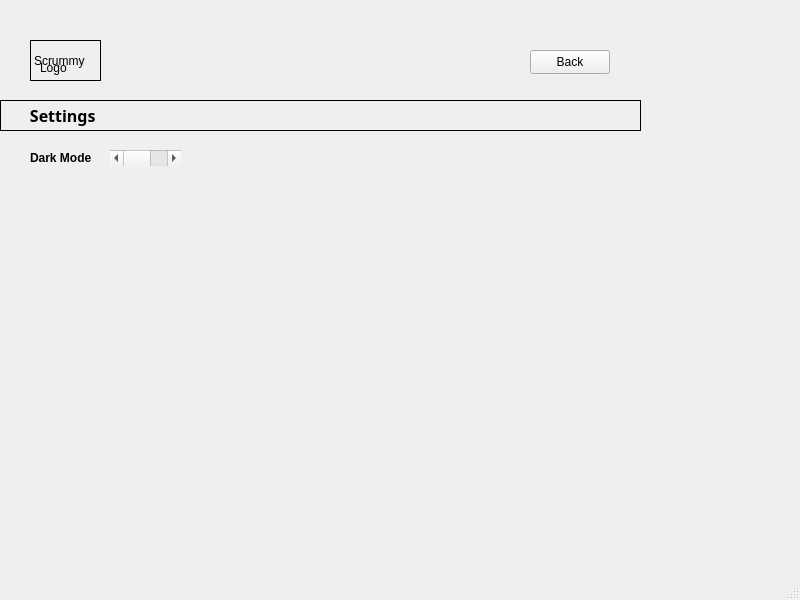
<?xml version="1.0" encoding="UTF-8"?>
<ui version="4.0">
 <class>Settings</class>
 <widget class="QMainWindow" name="Settings">
  <property name="geometry">
   <rect>
    <x>0</x>
    <y>0</y>
    <width>800</width>
    <height>600</height>
   </rect>
  </property>
  <property name="windowTitle">
   <string>MainWindow</string>
  </property>
  <widget class="QWidget" name="centralwidget">
   <widget class="QLabel" name="label">
    <property name="geometry">
     <rect>
      <x>30</x>
      <y>40</y>
      <width>71</width>
      <height>41</height>
     </rect>
    </property>
    <property name="frameShape">
     <enum>QFrame::Box</enum>
    </property>
    <property name="frameShadow">
     <enum>QFrame::Plain</enum>
    </property>
    <property name="text">
     <string>Scrummy</string>
    </property>
   </widget>
   <widget class="QLabel" name="label_2">
    <property name="geometry">
     <rect>
      <x>0</x>
      <y>100</y>
      <width>641</width>
      <height>31</height>
     </rect>
    </property>
    <property name="font">
     <font>
      <family>Tw Cen MT Condensed Extra Bold</family>
      <pointsize>12</pointsize>
      <bold>true</bold>
     </font>
    </property>
    <property name="frameShape">
     <enum>QFrame::Box</enum>
    </property>
    <property name="frameShadow">
     <enum>QFrame::Plain</enum>
    </property>
    <property name="lineWidth">
     <number>1</number>
    </property>
    <property name="text">
     <string>      Settings</string>
    </property>
    <property name="textFormat">
     <enum>Qt::PlainText</enum>
    </property>
   </widget>
   <widget class="QScrollBar" name="DarkMode">
    <property name="geometry">
     <rect>
      <x>110</x>
      <y>150</y>
      <width>71</width>
      <height>16</height>
     </rect>
    </property>
    <property name="font">
     <font>
      <bold>true</bold>
      <stylestrategy>PreferDefault</stylestrategy>
     </font>
    </property>
    <property name="mouseTracking">
     <bool>false</bool>
    </property>
    <property name="focusPolicy">
     <enum>Qt::NoFocus</enum>
    </property>
    <property name="orientation">
     <enum>Qt::Horizontal</enum>
    </property>
   </widget>
   <widget class="QLabel" name="label_3">
    <property name="geometry">
     <rect>
      <x>30</x>
      <y>150</y>
      <width>71</width>
      <height>16</height>
     </rect>
    </property>
    <property name="font">
     <font>
      <bold>true</bold>
     </font>
    </property>
    <property name="text">
     <string>Dark Mode</string>
    </property>
   </widget>
   <widget class="QLabel" name="label_5">
    <property name="geometry">
     <rect>
      <x>40</x>
      <y>60</y>
      <width>49</width>
      <height>16</height>
     </rect>
    </property>
    <property name="frameShape">
     <enum>QFrame::NoFrame</enum>
    </property>
    <property name="text">
     <string>Logo</string>
    </property>
   </widget>
   <widget class="QPushButton" name="pushButton">
    <property name="geometry">
     <rect>
      <x>530</x>
      <y>50</y>
      <width>80</width>
      <height>24</height>
     </rect>
    </property>
    <property name="text">
     <string>Back</string>
    </property>
   </widget>
  </widget>
  <widget class="QMenuBar" name="menubar">
   <property name="geometry">
    <rect>
     <x>0</x>
     <y>0</y>
     <width>800</width>
     <height>21</height>
    </rect>
   </property>
  </widget>
  <widget class="QStatusBar" name="statusbar"/>
 </widget>
 <resources/>
 <connections/>
</ui>
